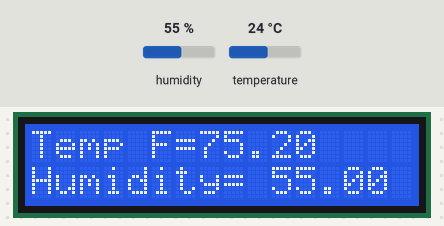
This sketch was run on a simulated Arduino Uno, built with avr-gcc and run on an emulated ATmega328P. Shown: 16×2 character LCD. The test bench sets the inputs (shaded band); at power-on: humidity 55 %, temperature 24 °C.

Above: at 1.2 s.
1.3 s: humidity set to 22 %
At 3.6 s:
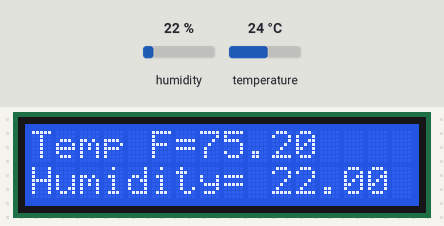
4.1 s: temperature set to 12 °C
At 4.6 s:
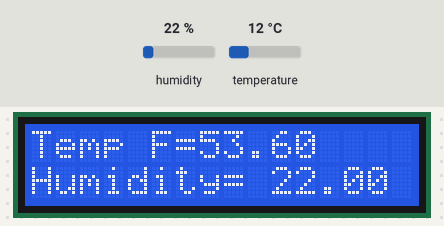
6.9 s: humidity set to 40 %
At 9.0 s:
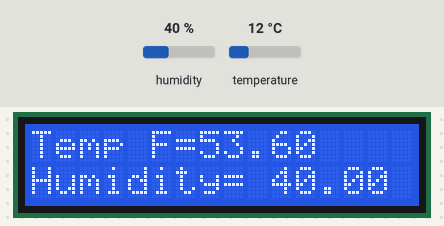
9.8 s: temperature set to 19 °C
At 11.2 s:
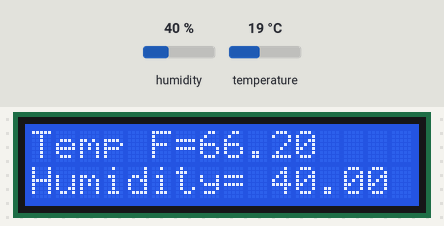
Timing chart, 0 to 12.8 s (numbered marks = the images above; inputs shaded):
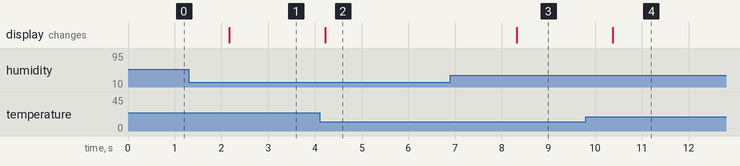

The sketch:

DHTLCDextnd.ino
```cpp
#include <DHT.h>
#include <LiquidCrystal_I2C.h>

#define Type DHT11


int sensePin=2;

DHT HT(sensePin,Type);

float humidity, tempC, tempF;

LiquidCrystal_I2C lcd(0x27,16,2); // set the LCD address to 0x27 for a 16 chars and 2 line display
/*********************************************************/
void setup() {
  // put your setup code here, to run once:
  HT.begin();

  lcd.init();
  lcd.backlight();

}

void loop() {
  // put your main code here, to run repeatedly:
  humidity=HT.readHumidity();
  tempC=HT.readTemperature();
  tempF=HT.readTemperature(true);

  lcd.setCursor(0,0);
  lcd.print("Temp F=");
  lcd.print(tempF);

  lcd.setCursor(0,1);
  lcd.print("Humidity= ");
  lcd.print(humidity);
  lcd.print(" %");

}
```

Measured:
- after the input at 1.3 s, the display: changes after 0.87 s (image 1)
- after the input at 4.1 s, the display: changes after 0.12 s (image 2)
- after the input at 6.9 s, the display: changes after 1.4 s (image 3)
- after the input at 9.8 s, the display: changes after 0.57 s (image 4)
